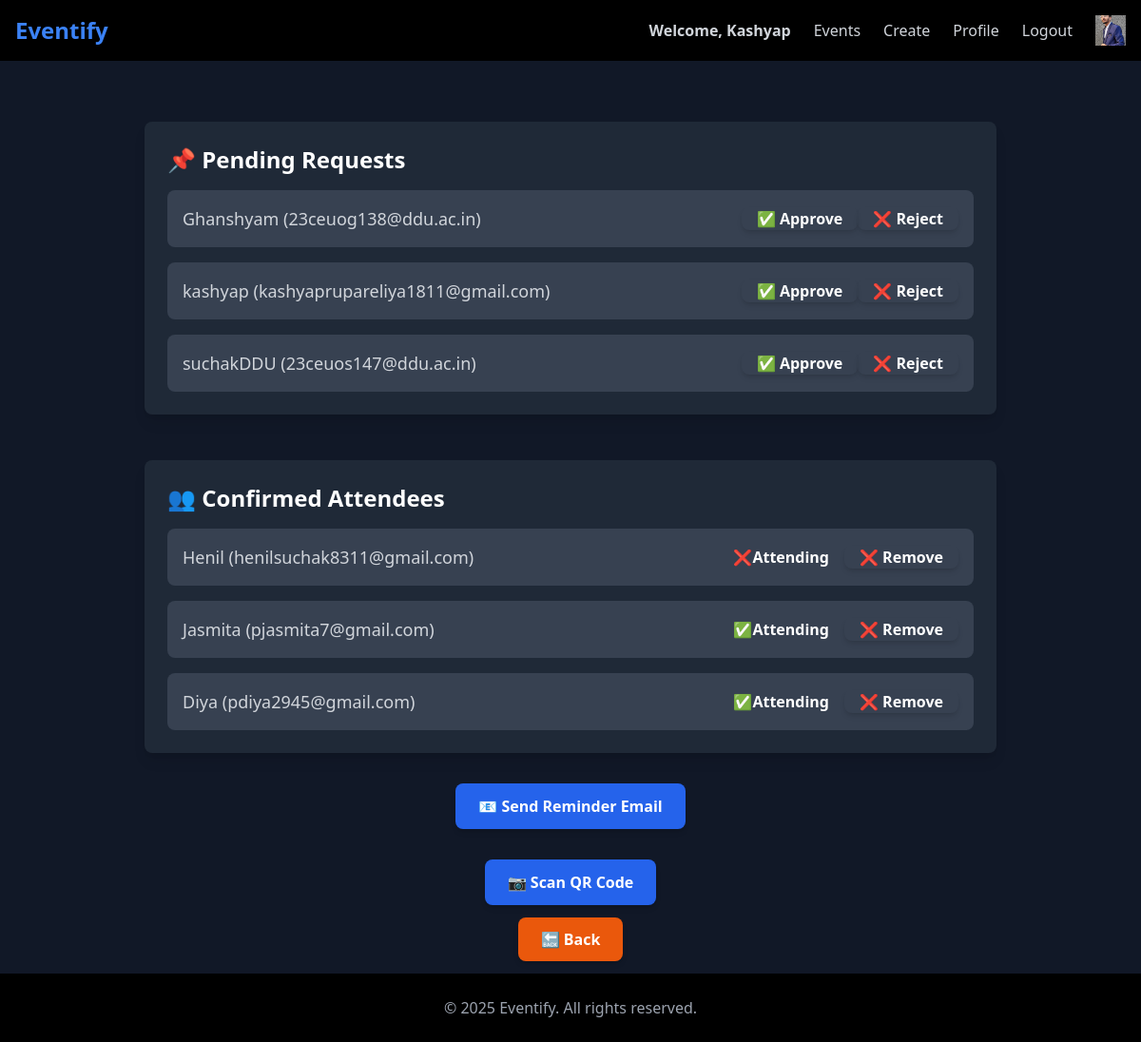
/event/event/29/manage/ (signed in), run on the app's committed database.
### user1/models.py (models this page shows, shortened)
class CustomUser(AbstractBaseUser, PermissionsMixin):
    email = models.EmailField(unique=True)  # Unique identifier
    name = models.CharField(max_length=50)
    phone_number = models.CharField(max_length=15, blank=True, null=True)
    profile_picture = models.ImageField(upload_to="profile_pics/", blank=True, null=True, default="profile_pics/default_profile.png")
    date_of_birth = models.DateField(blank=True, null=True)
    is_active = models.BooleanField(default=True)
    is_staff = models.BooleanField(default=False)  # Required for admin login
    objects = CustomUserManager()
    USERNAME_FIELD = "email"
    REQUIRED_FIELDS = ["name"]

### event/models.py (models this page shows, shortened)
class AttendeeRequest(models.Model):
    event = models.ForeignKey(Event, on_delete=models.CASCADE, related_name="attendee_requests")
    attendee = models.ForeignKey(Attendee, on_delete=models.CASCADE)
    requested_at = models.DateTimeField(auto_now_add=True)
    is_approved = models.BooleanField(default=False)  # Default is pending approval
    is_attending = models.BooleanField(default=False)  # Track if attendee is still attending

class Attendee(models.Model):
    name = models.CharField(max_length=100)
    email = models.EmailField(unique=True)
    phone_no = models.CharField(max_length=15, null=True, blank=True)

### event/views.py (the view, shortened to what this page needs)
# urls.py: path('event/<int:event_id>/manage/', views.manage_attendee_requests, name='manage_event'), #10.1 Manage event attendee requests
@login_required
def manage_attendee_requests(request, event_id):
    event = get_object_or_404(Event, id=event_id)
    if request.user != event.organizer:
        messages.error(request, "You are not authorized to manage this event.")
        return redirect('event:event_list')
    pending_requests = AttendeeRequest.objects.filter(event=event, is_approved=False)
    return render(request, 'event/manage_event.html', {'event': event, 'pending_requests': pending_requests})

### event/templates/event/manage_event.html (shortened to what this page needs)
{% extends "layout.html" %}
{% block content %}
<div class="min-h-screen bg-gray-900 text-white flex flex-col items-center p-6">
    <div class="mt-10 bg-gray-800 shadow-lg rounded-lg max-w-4xl w-full p-6 border border-gray-700">
        <h2 class="text-2xl font-bold text-gray-100 mb-4">📌 Pending Requests</h2>
        {% if pending_requests %}
            <ul class="list-none space-y-4">
                {% for attendee_request in pending_requests %}
                    <li class="flex justify-between items-center bg-gray-700 p-4 rounded-lg shadow-sm border border-gray-600">
                        <span class="text-lg text-gray-300 font-medium">{{ attendee_request.attendee.name }} ({{ attendee_request.attendee.email }})</span>
                        <div class="flex space-x-3">
                            <form method="POST" action="{% url 'event:approve_attendee' event.id attendee_request.attendee.id %}" class="inline">
                                <button type="submit" class="bg-green-600 hover:bg-green-700 text-white font-semibold px-4 py-2 rounded-lg shadow-md">
                                    ✅ Approve
                                </button>
                            </form>
                            <form method="POST" action="{% url 'event:reject_attendee' event.id attendee_request.attendee.id %}" class="inline">
                                <button type="submit" class="bg-red-600 hover:bg-red-700 text-white font-semibold px-4 py-2 rounded-lg shadow-md">
                                    ❌ Reject
                                </button>
                            </form>
                        </div>
                    </li>
                {% endfor %}
            </ul>
        {% else %}
            <p class="text-gray-400 text-lg mt-3">No pending requests.</p>
        {% endif %}
    </div>
    <br>
    <div class="mt-6 bg-gray-800 shadow-lg rounded-lg max-w-4xl w-full p-6 border border-gray-700">
        <h2 class="text-2xl font-bold text-gray-100 mb-4">👥 Confirmed Attendees</h2>
        {% if event.attendees.all %}
            <ul class="list-none space-y-4">
                {% for attendee in event.attendees.all %}
                    <li class="flex justify-between items-center bg-gray-700 p-4 rounded-lg shadow-sm border border-gray-600">
                        <span class="text-lg text-gray-300 font-medium">{{ attendee.name }} ({{ attendee.email }})</span>
                        <div class="flex items-center space-x-4">
                            {% with attendee.attendeerequest_set.first as request_obj %}
                                <span class="px-3 py-1 rounded-md text-sm font-semibold flex items-center space-x-1
                                    {% if request_obj and request_obj.is_attending %} bg-green-600 text-white {% else %} bg-red-600 text-white {% endif %}">
                                    {% if request_obj and request_obj.is_attending %}
                                        ✅ <span>Attending</span>
                                    {% else %}
                                        ❌ <span>Attending</span>
                                    {% endif %}
                                </span>
                            {% endwith %}
                            {% if event.organizer == request.user %}
                                <form method="POST" action="{% url 'event:remove_attendee' event.id attendee.id %}">
                                    <button type="submit" class="bg-red-500 hover:bg-red-700 text-white font-semibold px-4 py-2 rounded-lg shadow-md">
                                        ❌ Remove
                                    </button>
                                </form>
                            {% endif %}
                        </div>
                    </li>
                {% endfor %}
            </ul>
        {% else %}
            <p class="text-gray-400 text-lg mt-3">No attendees yet.</p>
        {% endif %}
    </div>
    {% if event.attendees.all %}
    <div class="mt-8">
        <form method="POST" action="{% url 'event:send_email_to_attendees' event.id %}" class="inline" onsubmit="disableButton()">
            <button id="sendEmailButton" type="submit" class="bg-blue-600 hover:bg-blue-700 text-white font-semibold px-6 py-3 rounded-lg shadow-md flex items-center">
                <span id="buttonText">📧 Send Reminder Email</span>
            </button>
        </form>
    </div>
    {% endif %}
    <div class="mt-8">
        <button onclick="scanQRCode()" class="bg-blue-600 hover:bg-blue-700 text-white font-semibold px-6 py-3 rounded-lg shadow-md flex items-center">
            📷 Scan QR Code
        </button>
    </div>
    <div class="mt-6 text-center">
        {% if request.GET.next %}
            <a href="{{ request.GET.next }}"
               class="bg-orange-600 hover:bg-orange-700 text-white font-semibold px-6 py-3 rounded-lg shadow-md transition-all duration-300 ease-in-out">
                🔙 Back
            </a>
        {% else %}
            <a href="{% url 'event:event_details' event.id %}"
               class="bg-orange-600 hover:bg-orange-700 text-white font-semibold px-6 py-3 rounded-lg shadow-md transition-all duration-300 ease-in-out">
                🔙 Back
            </a>
        {% endif %}
    </div>
</div>
{% endblock %}

### templates/layout.html (shortened to what this page needs)
{% load static tailwind_tags %}
{% load static %}
<!DOCTYPE html>
<html lang="en">
<head>
    {% tailwind_css %}
    <link rel="stylesheet" href="{% static 'style.css' %}">
</head>
<body class="bg-black text-white">
    <nav class="w-full bg-black shadow-md p-4 flex justify-between items-center">
        <h1 class="text-2xl font-bold text-blue-500">
            <a href="{% url 'event:home' %}">Eventify</a>
        </h1>
        <div class="flex items-center space-x-6 text-gray-300">
            {% if request.user.is_authenticated %}
                <a href="{% url 'event:home' %}" class="text-blue-400 font-semibold">Welcome, {{ request.user.name }}</span>
                <a href="{% url 'event:event_list' %}" class="hover:text-orange-400 font-medium">Events</a>
                <a href="{% url 'event:create_event' %}" class="hover:text-orange-400 font-medium">Create</a>
                <a href="{% url 'event:profile' %}" class="hover:text-orange-400 font-medium">Profile</a>
                <form method="POST" action="{% url 'logout' %}" class="inline">
                    <button type="submit" onclick="return confirmLogout()"
                            class="hover:text-red-400 font-medium">
                        Logout
                    </button>
                </form>
                <img src="{{ request.user.profile_picture.url }}" alt="Profile"
                    class="rounded-full border border-gray-500 object-cover"
                    style="width: 32px; height: 32px;">
            {% else %}
                <a href="{% url 'login' %}" class="hover:text-orange-400 font-medium">Login</a>
            {% endif %}
        </div>
    </nav>
    {% block content %}{% endblock %}
    <footer class="w-full bg-black p-6 space-y-6 text-center text-gray-400">
        © 2025 Eventify. All rights reserved.
    </footer>
</body>
</html>

### static/style.css (style rules this page uses)
body { background-color: rgb(23, 23, 26); color: rgb(137, 139, 141); }
h1 { text-align: center; font-size: 2em; }

### data on the page
CustomUser: user.name "Kashyap", user.profile_picture (picture)
AttendeeRequest: attendee.name "Ghanshyam", attendee.email "23ceuog138@ddu.ac.in"
AttendeeRequest: attendee.name "kashyap", attendee.email "kashyaprupareliya1811@gmail.com"
AttendeeRequest: attendee.name "suchakDDU", attendee.email "23ceuos147@ddu.ac.in"
Attendee: name "Henil", email "henilsuchak8311@gmail.com", shows "Attending"
Attendee: name "Jasmita", email "pjasmita7@gmail.com", shows "Attending"
Attendee: name "Diya", email "pdiya2945@gmail.com", shows "Attending"
